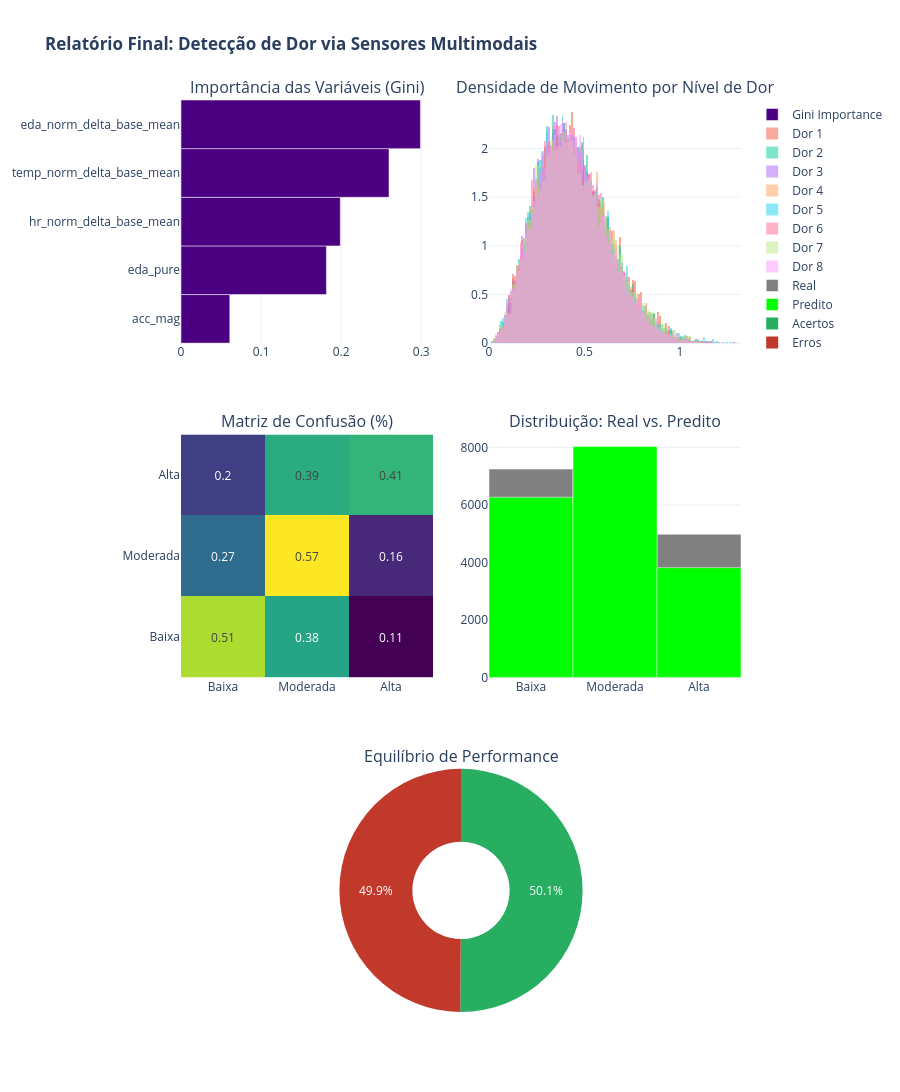

Notebook code for this chart:
### Code cell
def gerar_dashboard_conclusao_final(y_test, y_pred, importancias_serie, df_movimento):
    """
    Painel consolidado incluindo métricas de modelo e comportamento dos sensores.
    """
    # 1. Configurar subplots (3 linhas, 2 colunas)
    fig = make_subplots(
        rows=3, cols=2,
        subplot_titles=("Importância das Variáveis (Gini)", "Densidade de Movimento por Nível de Dor",
                        "Matriz de Confusão (%)", "Distribuição: Real vs. Predito",
                        "Equilíbrio de Performance"),
        specs=[[{"type": "bar"}, {"type": "xy"}],
               [{"type": "heatmap"}, {"type": "bar"}],
               [{"type": "pie", "colspan": 2}, None]],
        vertical_spacing=0.1,
        horizontal_spacing=0.1
    )

    labels_dor = ["Baixa", "Moderada", "Alta"]

    # --- 1. IMPORTÂNCIA DAS VARIÁVEIS ---
    fig.add_trace(go.Bar(
        x=importancias_serie.values, y=importancias_serie.index,
        orientation='h', marker=dict(color='indigo'), name="Gini Importance"
    ), row=1, col=1)

    # --- 2. DENSIDADE DE MOVIMENTO (Simulada via Plotly) ---
    # Para o Plotly, usaremos um histograma comparativo para mimetizar o KDE
    for nivel in sorted(df_movimento['pain_scale'].unique()):
        mask = df_movimento['pain_scale'] == nivel
        fig.add_trace(go.Histogram(
            x=df_movimento[mask]['acc_mag'], 
            name=f"Dor {nivel}", 
            histnorm='probability density',
            opacity=0.5
        ), row=1, col=2)

    # --- 3. MATRIZ DE CONFUSÃO ---
    from sklearn.metrics import confusion_matrix
    cm = confusion_matrix(y_test, y_pred, normalize='true')
    fig.add_trace(go.Heatmap(
        z=cm, x=labels_dor, y=labels_dor,
        colorscale='Viridis', text=np.around(cm, 2), texttemplate="%{text}",
        showscale=False
    ), row=2, col=1)

    # --- 4. REAL VS PREDITO ---
    counts_real = pd.Series(y_test).value_counts().sort_index()
    counts_pred = pd.Series(y_pred).value_counts().sort_index()
    fig.add_trace(go.Bar(x=labels_dor, y=counts_real, name="Real", marker_color='gray'), row=2, col=2)
    fig.add_trace(go.Bar(x=labels_dor, y=counts_pred, name="Predito", marker_color='lime'), row=2, col=2)

    # --- 5. PIE CHART FINAL ---
    acertos = (y_test == y_pred).sum()
    fig.add_trace(go.Pie(
        labels=['Acertos', 'Erros'], values=[acertos, len(y_test)-acertos],
        hole=.4, marker=dict(colors=['#27AE60', '#C0392B'])
    ), row=3, col=1)

    # Layout
    fig.update_layout(height=1100, title_text="<b>Relatório Final: Detecção de Dor via Sensores Multimodais</b>",
                      template="plotly_white", showlegend=True, barmode='overlay')
    fig.show()

# Para rodar, use as importâncias calculadas anteriormente:
importancias_serie = pd.Series(model_pers.feature_importances_, index=features_delta).sort_values()
gerar_dashboard_conclusao_final(y_test, y_pred, importancias_serie, df_ml_delta)

### Figure 1 — Plotly figure (JSON) as saved in the notebook; plotly's stock layout.template omitted (floating-point values rounded to 4 significant figures; data arrays with more than 128 entries replaced by an {"elided": "..."} marker saying what was removed)
{"data": [{"marker": {"color": "indigo"}, "name": "Gini Importance", "orientation": "h", "type": "bar", "x": [0.06092, 0.1816, 0.1989, 0.2597, 0.2989], "xaxis": "x", "y": ["acc_mag", "eda_pure", "hr_norm_delta_base_mean", "temp_norm_delta_base_mean", "eda_norm_delta_base_mean"], "yaxis": "y"}, {"histnorm": "probability density", "name": "Dor 1", "opacity": 0.5, "type": "histogram", "x": {"elided": "9060 float values"}, "xaxis": "x2", "yaxis": "y2"}, {"histnorm": "probability density", "name": "Dor 2", "opacity": 0.5, "type": "histogram", "x": {"elided": "8607 float values"}, "xaxis": "x2", "yaxis": "y2"}, {"histnorm": "probability density", "name": "Dor 3", "opacity": 0.5, "type": "histogram", "x": {"elided": "13137 float values"}, "xaxis": "x2", "yaxis": "y2"}, {"histnorm": "probability density", "name": "Dor 4", "opacity": 0.5, "type": "histogram", "x": {"elided": "16308 float values"}, "xaxis": "x2", "yaxis": "y2"}, {"histnorm": "probability density", "name": "Dor 5", "opacity": 0.5, "type": "histogram", "x": {"elided": "9966 float values"}, "xaxis": "x2", "yaxis": "y2"}, {"histnorm": "probability density", "name": "Dor 6", "opacity": 0.5, "type": "histogram", "x": {"elided": "15402 float values"}, "xaxis": "x2", "yaxis": "y2"}, {"histnorm": "probability density", "name": "Dor 7", "opacity": 0.5, "type": "histogram", "x": {"elided": "7248 float values"}, "xaxis": "x2", "yaxis": "y2"}, {"histnorm": "probability density", "name": "Dor 8", "opacity": 0.5, "type": "histogram", "x": {"elided": "10872 float values"}, "xaxis": "x2", "yaxis": "y2"}, {"colorscale": [[0, "#440154"], [0.1111, "#482878"], [0.2222, "#3e4989"], [0.3333, "#31688e"], [0.4444, "#26828e"], [0.5556, "#1f9e89"], [0.6667, "#35b779"], [0.7778, "#6ece58"], [0.8889, "#b5de2b"], [1, "#fde725"]], "showscale": false, "text": [[0.51, 0.38, 0.11], [0.27, 0.57, 0.16], [0.2, 0.39, 0.41]], "texttemplate": "%{text}", "type": "heatmap", "x": ["Baixa", "Moderada", "Alta"], "xaxis": "x3", "y": ["Baixa", "Moderada", "Alta"], "yaxis": "y3", "z": [[0.5101, 0.3782, 0.1118], [0.2702, 0.566, 0.1639], [0.1967, 0.3925, 0.4108]]}, {"marker": {"color": "gray"}, "name": "Real", "type": "bar", "x": ["Baixa", "Moderada", "Alta"], "xaxis": "x4", "y": [7248, 5889, 4983], "yaxis": "y4"}, {"marker": {"color": "lime"}, "name": "Predito", "type": "bar", "x": ["Baixa", "Moderada", "Alta"], "xaxis": "x4", "y": [6268, 8030, 3822], "yaxis": "y4"}, {"domain": {"x": [0, 1], "y": [0, 0.2667]}, "hole": 0.4, "labels": ["Acertos", "Erros"], "marker": {"colors": ["#27AE60", "#C0392B"]}, "type": "pie", "values": [9077, 9043]}], "layout": {"annotations": [{"font": {"size": 16}, "showarrow": false, "text": "Importância das Variáveis (Gini)", "x": 0.225, "xanchor": "center", "xref": "paper", "y": 1, "yanchor": "bottom", "yref": "paper"}, {"font": {"size": 16}, "showarrow": false, "text": "Densidade de Movimento por Nível de Dor", "x": 0.775, "xanchor": "center", "xref": "paper", "y": 1, "yanchor": "bottom", "yref": "paper"}, {"font": {"size": 16}, "showarrow": false, "text": "Matriz de Confusão (%)", "x": 0.225, "xanchor": "center", "xref": "paper", "y": 0.6333, "yanchor": "bottom", "yref": "paper"}, {"font": {"size": 16}, "showarrow": false, "text": "Distribuição: Real vs. Predito", "x": 0.775, "xanchor": "center", "xref": "paper", "y": 0.6333, "yanchor": "bottom", "yref": "paper"}, {"font": {"size": 16}, "showarrow": false, "text": "Equilíbrio de Performance", "x": 0.5, "xanchor": "center", "xref": "paper", "y": 0.2667, "yanchor": "bottom", "yref": "paper"}], "barmode": "overlay", "height": 1100, "showlegend": true, "title": {"text": "<b>Relatório Final: Detecção de Dor via Sensores Multimodais</b>"}, "xaxis": {"anchor": "y", "domain": [0, 0.45]}, "xaxis2": {"anchor": "y2", "domain": [0.55, 1]}, "xaxis3": {"anchor": "y3", "domain": [0, 0.45]}, "xaxis4": {"anchor": "y4", "domain": [0.55, 1]}, "yaxis": {"anchor": "x", "domain": [0.7333, 1]}, "yaxis2": {"anchor": "x2", "domain": [0.7333, 1]}, "yaxis3": {"anchor": "x3", "domain": [0.3667, 0.6333]}, "yaxis4": {"anchor": "x4", "domain": [0.3667, 0.6333]}}}
